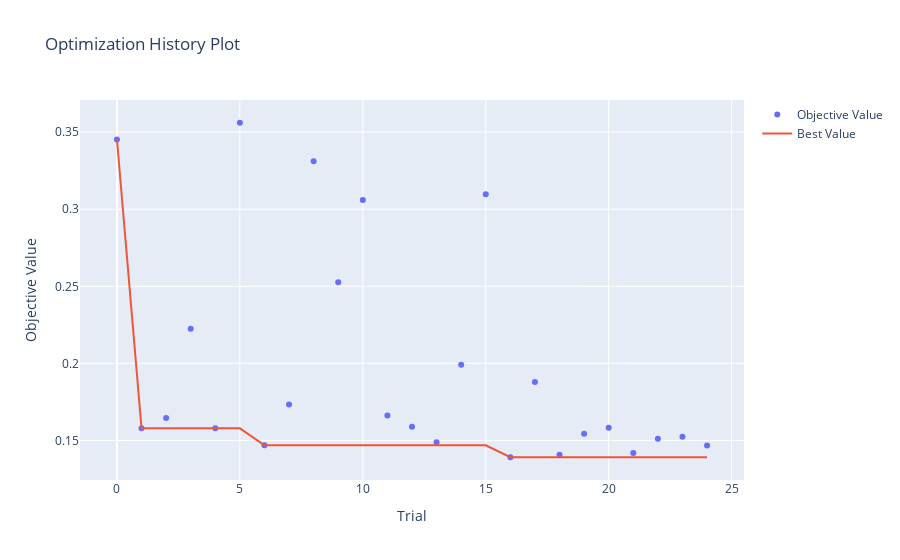
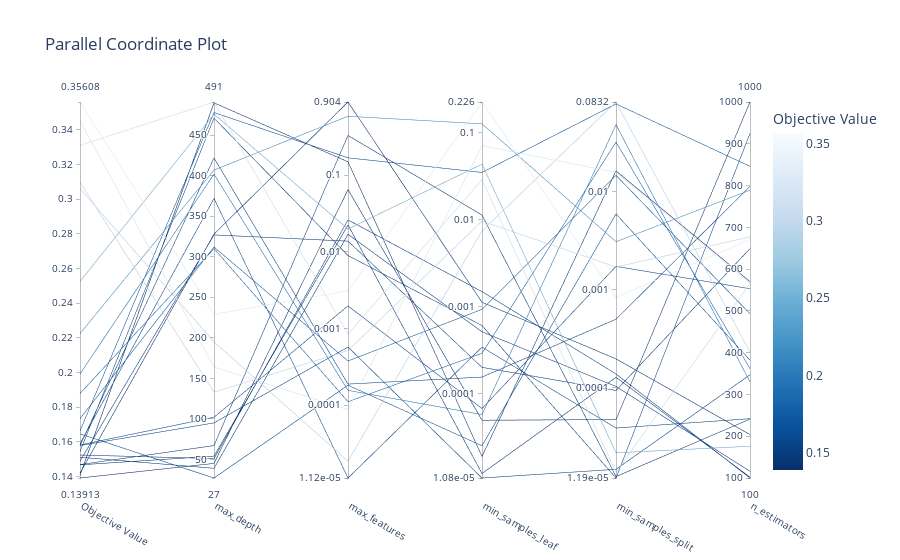
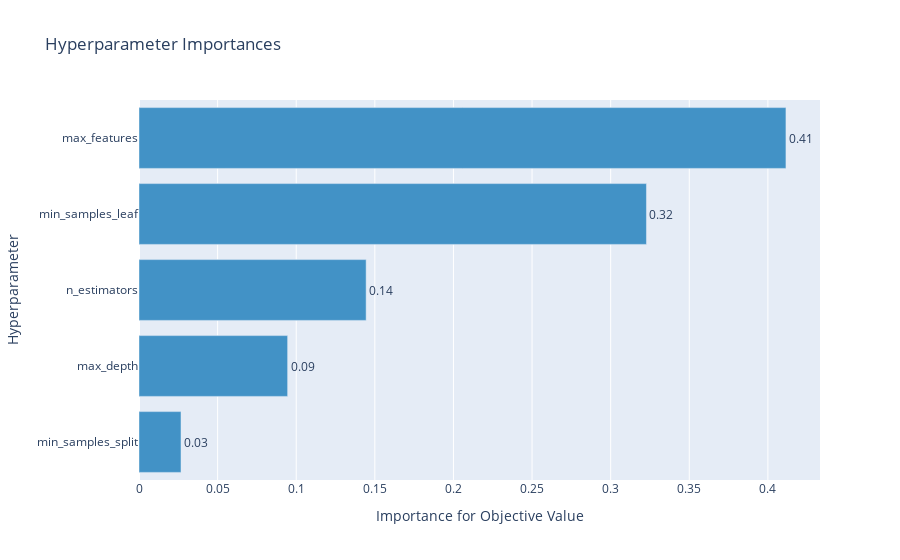
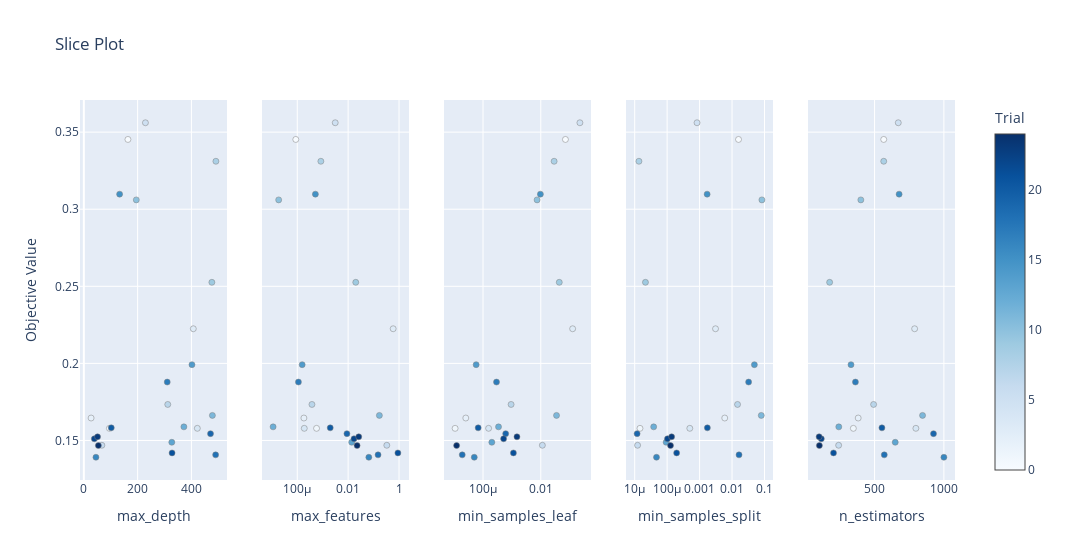

The notebook cell these images were saved under, in order:
### Code cell
joblib.dump(rf_study.best_params, "src/hyperparameter_tuning/study_rf.pkl")

#study = joblib.load("study.pkl")

print("Number of finished trials: ", len(rf_study.trials))
print("Best trial:")
trial = rf_study.best_trial

print("  Value: {}".format(trial.value))
print("  Params: ")
for key, value in trial.params.items():
    print("    {}: {}".format(key, value))

#print("  Number of estimators: {}".format(trial.user_attrs["n_estimators"]))


viz.plot_optimization_history(rf_study).show()
viz.plot_parallel_coordinate(rf_study).show()
viz.plot_param_importances(rf_study).show()
#viz.plot_contour(rf_study).show()
viz.plot_slice(rf_study).show()

### Figure 1 — Plotly figure (JSON) as saved in the notebook; plotly's stock layout.template omitted (floating-point values rounded to 4 significant figures)
{"data": [{"mode": "markers", "name": "Objective Value", "type": "scatter", "x": [0, 1, 2, 3, 4, 5, 6, 7, 8, 9, 10, 11, 12, 13, 14, 15, 16, 17, 18, 19, 20, 21, 22, 23, 24], "y": [0.3453, 0.1579, 0.1646, 0.2225, 0.1579, 0.3561, 0.1469, 0.1734, 0.3311, 0.2526, 0.3061, 0.1663, 0.1588, 0.1488, 0.1992, 0.3098, 0.1391, 0.1879, 0.1407, 0.1544, 0.1582, 0.1419, 0.1511, 0.1524, 0.1467]}, {"name": "Best Value", "type": "scatter", "x": [0, 1, 2, 3, 4, 5, 6, 7, 8, 9, 10, 11, 12, 13, 14, 15, 16, 17, 18, 19, 20, 21, 22, 23, 24], "y": [0.3453, 0.1579, 0.1579, 0.1579, 0.1579, 0.1579, 0.1469, 0.1469, 0.1469, 0.1469, 0.1469, 0.1469, 0.1469, 0.1469, 0.1469, 0.1469, 0.1391, 0.1391, 0.1391, 0.1391, 0.1391, 0.1391, 0.1391, 0.1391, 0.1391]}], "layout": {"title": {"text": "Optimization History Plot"}, "xaxis": {"title": {"text": "Trial"}}, "yaxis": {"title": {"text": "Objective Value"}}}}

### Figure 2 — Plotly figure (JSON) as saved in the notebook; plotly's stock layout.template omitted (floating-point values rounded to 4 significant figures)
{"data": [{"dimensions": [{"label": "Objective Value", "range": [0.1391, 0.3561], "values": [0.3453, 0.1579, 0.1646, 0.2225, 0.1579, 0.3561, 0.1469, 0.1734, 0.3311, 0.2526, 0.3061, 0.1663, 0.1588, 0.1488, 0.1992, 0.3098, 0.1391, 0.1879, 0.1407, 0.1544, 0.1582, 0.1419, 0.1511, 0.1524, 0.1467]}, {"label": "max_depth", "range": [27, 491], "values": [164, 95, 27, 407, 422, 229, 67, 312, 491, 476, 195, 478, 372, 327, 402, 133, 45, 310, 490, 471, 102, 328, 39, 51, 54]}, {"label": "max_features", "range": [-4.95, -0.04404], "ticktext": ["1.12e-05", "0.0001", "0.001", "0.01", "0.1", "0.904"], "tickvals": [-4.95, -4, -3, -2, -1, -0.04404], "values": [-4.057, -3.242, -3.739, -0.2299, -3.725, -2.508, -0.4803, -3.423, -3.073, -1.701, -4.731, -0.7722, -4.95, -1.86, -3.807, -3.287, -1.187, -3.955, -0.8246, -2.048, -2.705, -0.04404, -1.77, -1.583, -1.648]}, {"label": "min_samples_leaf", "range": [-4.966, -0.6455], "ticktext": ["1.08e-05", "0.0001", "0.001", "0.01", "0.1", "0.226"], "tickvals": [-4.966, -4, -3, -2, -1, -0.6455], "values": [-1.147, -4.966, -4.596, -0.8966, -3.807, -0.6455, -1.945, -3.028, -1.538, -1.36, -2.128, -1.455, -3.463, -3.695, -4.238, -2.013, -4.302, -3.533, -4.719, -3.215, -4.168, -2.947, -3.287, -2.825, -4.914]}, {"label": "min_samples_split", "range": [-4.926, -1.08], "ticktext": ["1.19e-05", "0.0001", "0.001", "0.01", "0.0832"], "tickvals": [-4.926, -4, -3, -2, -1.08], "values": [-1.801, -4.837, -2.225, -2.509, -3.301, -3.079, -4.911, -1.831, -4.869, -4.668, -1.08, -1.099, -4.415, -4.031, -1.312, -2.768, -4.328, -1.489, -1.785, -4.926, -2.761, -3.707, -3.989, -3.861, -3.896]}, {"label": "n_estimators", "range": [100, 1000], "values": [566, 347, 382, 789, 798, 671, 241, 493, 566, 176, 401, 846, 242, 649, 330, 677, 1000, 362, 570, 925, 553, 204, 116, 100, 102]}], "labelangle": 30, "labelside": "bottom", "line": {"color": [0.3453, 0.1579, 0.1646, 0.2225, 0.1579, 0.3561, 0.1469, 0.1734, 0.3311, 0.2526, 0.3061, 0.1663, 0.1588, 0.1488, 0.1992, 0.3098, 0.1391, 0.1879, 0.1407, 0.1544, 0.1582, 0.1419, 0.1511, 0.1524, 0.1467], "colorbar": {"title": {"text": "Objective Value"}}, "colorscale": [[0, "rgb(247,251,255)"], [0.125, "rgb(222,235,247)"], [0.25, "rgb(198,219,239)"], [0.375, "rgb(158,202,225)"], [0.5, "rgb(107,174,214)"], [0.625, "rgb(66,146,198)"], [0.75, "rgb(33,113,181)"], [0.875, "rgb(8,81,156)"], [1, "rgb(8,48,107)"]], "reversescale": true, "showscale": true}, "type": "parcoords"}], "layout": {"title": {"text": "Parallel Coordinate Plot"}}}

### Figure 3 — Plotly figure (JSON) as saved in the notebook; plotly's stock layout.template omitted (floating-point values rounded to 4 significant figures)
{"data": [{"cliponaxis": false, "hovertemplate": ["min_samples_split (FloatDistribution): 0.026723665213908784<extra></extra>", "max_depth (IntDistribution): 0.0945411489560067<extra></extra>", "n_estimators (IntDistribution): 0.14447037971627966<extra></extra>", "min_samples_leaf (FloatDistribution): 0.3227697151925683<extra></extra>", "max_features (FloatDistribution): 0.4114950909212365<extra></extra>"], "marker": {"color": "rgb(66,146,198)"}, "orientation": "h", "text": ["0.03", "0.09", "0.14", "0.32", "0.41"], "textposition": "outside", "type": "bar", "x": [0.02672, 0.09454, 0.1445, 0.3228, 0.4115], "y": ["min_samples_split", "max_depth", "n_estimators", "min_samples_leaf", "max_features"]}], "layout": {"showlegend": false, "title": {"text": "Hyperparameter Importances"}, "xaxis": {"title": {"text": "Importance for Objective Value"}}, "yaxis": {"title": {"text": "Hyperparameter"}}}}

### Figure 4 — Plotly figure (JSON) as saved in the notebook; plotly's stock layout.template omitted (floating-point values rounded to 4 significant figures)
{"data": [{"marker": {"color": [0, 1, 2, 3, 4, 5, 6, 7, 8, 9, 10, 11, 12, 13, 14, 15, 16, 17, 18, 19, 20, 21, 22, 23, 24], "colorbar": {"title": {"text": "Trial"}, "x": 1, "xpad": 40}, "colorscale": [[0, "rgb(247,251,255)"], [0.125, "rgb(222,235,247)"], [0.25, "rgb(198,219,239)"], [0.375, "rgb(158,202,225)"], [0.5, "rgb(107,174,214)"], [0.625, "rgb(66,146,198)"], [0.75, "rgb(33,113,181)"], [0.875, "rgb(8,81,156)"], [1, "rgb(8,48,107)"]], "line": {"color": "Grey", "width": 0.5}, "showscale": true}, "mode": "markers", "showlegend": false, "type": "scatter", "x": [164, 95, 27, 407, 422, 229, 67, 312, 491, 476, 195, 478, 372, 327, 402, 133, 45, 310, 490, 471, 102, 328, 39, 51, 54], "xaxis": "x", "y": [0.3453, 0.1579, 0.1646, 0.2225, 0.1579, 0.3561, 0.1469, 0.1734, 0.3311, 0.2526, 0.3061, 0.1663, 0.1588, 0.1488, 0.1992, 0.3098, 0.1391, 0.1879, 0.1407, 0.1544, 0.1582, 0.1419, 0.1511, 0.1524, 0.1467], "yaxis": "y"}, {"marker": {"color": [0, 1, 2, 3, 4, 5, 6, 7, 8, 9, 10, 11, 12, 13, 14, 15, 16, 17, 18, 19, 20, 21, 22, 23, 24], "colorbar": {"title": {"text": "Trial"}, "x": 1, "xpad": 40}, "colorscale": [[0, "rgb(247,251,255)"], [0.125, "rgb(222,235,247)"], [0.25, "rgb(198,219,239)"], [0.375, "rgb(158,202,225)"], [0.5, "rgb(107,174,214)"], [0.625, "rgb(66,146,198)"], [0.75, "rgb(33,113,181)"], [0.875, "rgb(8,81,156)"], [1, "rgb(8,48,107)"]], "line": {"color": "Grey", "width": 0.5}, "showscale": false}, "mode": "markers", "showlegend": false, "type": "scatter", "x": [8.764e-05, 0.000573, 0.0001823, 0.589, 0.0001885, 0.003105, 0.3309, 0.0003775, 0.0008459, 0.01993, 1.858e-05, 0.169, 1.122e-05, 0.01381, 0.000156, 0.0005159, 0.06502, 0.000111, 0.1498, 0.008957, 0.001974, 0.9036, 0.01699, 0.02614, 0.02248], "xaxis": "x2", "y": [0.3453, 0.1579, 0.1646, 0.2225, 0.1579, 0.3561, 0.1469, 0.1734, 0.3311, 0.2526, 0.3061, 0.1663, 0.1588, 0.1488, 0.1992, 0.3098, 0.1391, 0.1879, 0.1407, 0.1544, 0.1582, 0.1419, 0.1511, 0.1524, 0.1467], "yaxis": "y2"}, {"marker": {"color": [0, 1, 2, 3, 4, 5, 6, 7, 8, 9, 10, 11, 12, 13, 14, 15, 16, 17, 18, 19, 20, 21, 22, 23, 24], "colorbar": {"title": {"text": "Trial"}, "x": 1, "xpad": 40}, "colorscale": [[0, "rgb(247,251,255)"], [0.125, "rgb(222,235,247)"], [0.25, "rgb(198,219,239)"], [0.375, "rgb(158,202,225)"], [0.5, "rgb(107,174,214)"], [0.625, "rgb(66,146,198)"], [0.75, "rgb(33,113,181)"], [0.875, "rgb(8,81,156)"], [1, "rgb(8,48,107)"]], "line": {"color": "Grey", "width": 0.5}, "showscale": false}, "mode": "markers", "showlegend": false, "type": "scatter", "x": [0.07134, 1.08e-05, 2.534e-05, 0.1269, 0.0001561, 0.2262, 0.01134, 0.0009374, 0.02899, 0.04369, 0.007443, 0.03507, 0.0003446, 0.000202, 5.784e-05, 0.009701, 4.983e-05, 0.0002931, 1.908e-05, 0.0006097, 6.795e-05, 0.001129, 0.0005167, 0.001498, 1.218e-05], "xaxis": "x3", "y": [0.3453, 0.1579, 0.1646, 0.2225, 0.1579, 0.3561, 0.1469, 0.1734, 0.3311, 0.2526, 0.3061, 0.1663, 0.1588, 0.1488, 0.1992, 0.3098, 0.1391, 0.1879, 0.1407, 0.1544, 0.1582, 0.1419, 0.1511, 0.1524, 0.1467], "yaxis": "y3"}, {"marker": {"color": [0, 1, 2, 3, 4, 5, 6, 7, 8, 9, 10, 11, 12, 13, 14, 15, 16, 17, 18, 19, 20, 21, 22, 23, 24], "colorbar": {"title": {"text": "Trial"}, "x": 1, "xpad": 40}, "colorscale": [[0, "rgb(247,251,255)"], [0.125, "rgb(222,235,247)"], [0.25, "rgb(198,219,239)"], [0.375, "rgb(158,202,225)"], [0.5, "rgb(107,174,214)"], [0.625, "rgb(66,146,198)"], [0.75, "rgb(33,113,181)"], [0.875, "rgb(8,81,156)"], [1, "rgb(8,48,107)"]], "line": {"color": "Grey", "width": 0.5}, "showscale": false}, "mode": "markers", "showlegend": false, "type": "scatter", "x": [0.01583, 1.456e-05, 0.005955, 0.003097, 0.0004995, 0.0008337, 1.229e-05, 0.01477, 1.351e-05, 2.148e-05, 0.08319, 0.07953, 3.849e-05, 9.32e-05, 0.0488, 0.001708, 4.696e-05, 0.03241, 0.01641, 1.187e-05, 0.001734, 0.0001962, 0.0001024, 0.0001376, 0.0001271], "xaxis": "x4", "y": [0.3453, 0.1579, 0.1646, 0.2225, 0.1579, 0.3561, 0.1469, 0.1734, 0.3311, 0.2526, 0.3061, 0.1663, 0.1588, 0.1488, 0.1992, 0.3098, 0.1391, 0.1879, 0.1407, 0.1544, 0.1582, 0.1419, 0.1511, 0.1524, 0.1467], "yaxis": "y4"}, {"marker": {"color": [0, 1, 2, 3, 4, 5, 6, 7, 8, 9, 10, 11, 12, 13, 14, 15, 16, 17, 18, 19, 20, 21, 22, 23, 24], "colorbar": {"title": {"text": "Trial"}, "x": 1, "xpad": 40}, "colorscale": [[0, "rgb(247,251,255)"], [0.125, "rgb(222,235,247)"], [0.25, "rgb(198,219,239)"], [0.375, "rgb(158,202,225)"], [0.5, "rgb(107,174,214)"], [0.625, "rgb(66,146,198)"], [0.75, "rgb(33,113,181)"], [0.875, "rgb(8,81,156)"], [1, "rgb(8,48,107)"]], "line": {"color": "Grey", "width": 0.5}, "showscale": false}, "mode": "markers", "showlegend": false, "type": "scatter", "x": [566, 347, 382, 789, 798, 671, 241, 493, 566, 176, 401, 846, 242, 649, 330, 677, 1000, 362, 570, 925, 553, 204, 116, 100, 102], "xaxis": "x5", "y": [0.3453, 0.1579, 0.1646, 0.2225, 0.1579, 0.3561, 0.1469, 0.1734, 0.3311, 0.2526, 0.3061, 0.1663, 0.1588, 0.1488, 0.1992, 0.3098, 0.1391, 0.1879, 0.1407, 0.1544, 0.1582, 0.1419, 0.1511, 0.1524, 0.1467], "yaxis": "y5"}], "layout": {"title": {"text": "Slice Plot"}, "width": 1500, "xaxis": {"anchor": "y", "domain": [0, 0.168], "title": {"text": "max_depth"}}, "xaxis2": {"anchor": "y2", "domain": [0.208, 0.376], "title": {"text": "max_features"}, "type": "log"}, "xaxis3": {"anchor": "y3", "domain": [0.416, 0.584], "title": {"text": "min_samples_leaf"}, "type": "log"}, "xaxis4": {"anchor": "y4", "domain": [0.624, 0.792], "title": {"text": "min_samples_split"}, "type": "log"}, "xaxis5": {"anchor": "y5", "domain": [0.832, 1], "title": {"text": "n_estimators"}}, "yaxis": {"anchor": "x", "domain": [0, 1], "title": {"text": "Objective Value"}}, "yaxis2": {"anchor": "x2", "domain": [0, 1], "matches": "y", "showticklabels": false}, "yaxis3": {"anchor": "x3", "domain": [0, 1], "matches": "y", "showticklabels": false}, "yaxis4": {"anchor": "x4", "domain": [0, 1], "matches": "y", "showticklabels": false}, "yaxis5": {"anchor": "x5", "domain": [0, 1], "matches": "y", "showticklabels": false}}}
